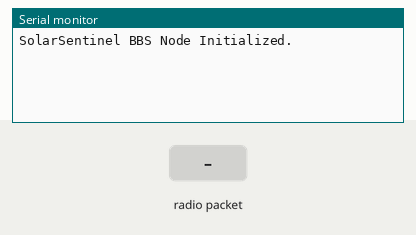
This sketch was run on a simulated ESP32. Parts: the last lines printed to the serial monitor. Inputs (shaded band) come from the test bench. No radio packets arrive unless stated.

Above: at 1.2 s.
1.3 s: radio packet "LOGIN:" arrives
At 2.5 s:
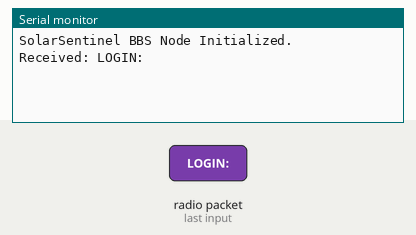
2.8 s: radio packet "CMD:STATUS" arrives
At 3.7 s:
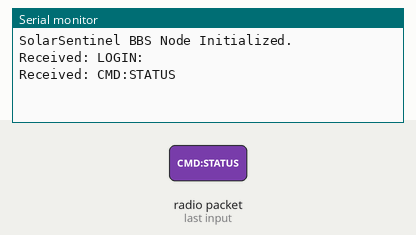
4.3 s: radio packet "1" arrives
At 4.8 s:
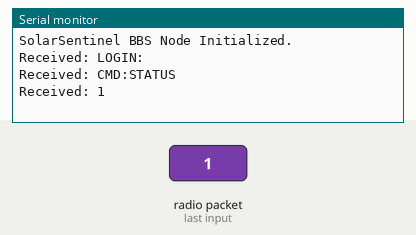

Measured:
- after the input at 1.3 s, the serial monitor: prints a new line at once (image 1)
- after the input at 2.8 s, the serial monitor: prints a new line at once (image 2)
- after the input at 4.3 s, the serial monitor: prints a new line at once (image 3)

The sketch:

lora-bbs-node.ino
```cpp
// SolarSentinel - ESP32 LoRa BBS Node (Starter Sketch)

#include <SPI.h>
#include <LoRa.h>

#define SS_PIN 18
#define RST_PIN 14
#define DIO0_PIN 26

void setup() {
  Serial.begin(9600);
  while (!Serial);

  LoRa.setPins(SS_PIN, RST_PIN, DIO0_PIN);

  if (!LoRa.begin(915E6)) {
    Serial.println("Starting LoRa failed!");
    while (1);
  }

  Serial.println("SolarSentinel BBS Node Initialized.");
}

void loop() {
  int packetSize = LoRa.parsePacket();
  if (packetSize) {
    String incoming = "";
    while (LoRa.available()) {
      incoming += (char)LoRa.read();
    }
    Serial.println("Received: " + incoming);

    if (incoming.startsWith("LOGIN:")) {
      // Handle authentication (LoRa private only)
      LoRa.beginPacket();
      LoRa.print("Welcome to SolarSentinel BBS\n1. Status\n2. Waypoints\n3. Logout");
      LoRa.endPacket();
    } else if (incoming.startsWith("CMD:STATUS")) {
      LoRa.beginPacket();
      LoRa.print("Solar Voltage: 12.8V | Battery: OK");
      LoRa.endPacket();
    } else {
      LoRa.beginPacket();
      LoRa.print("Invalid Command.");
      LoRa.endPacket();
    }
  }
}
```
